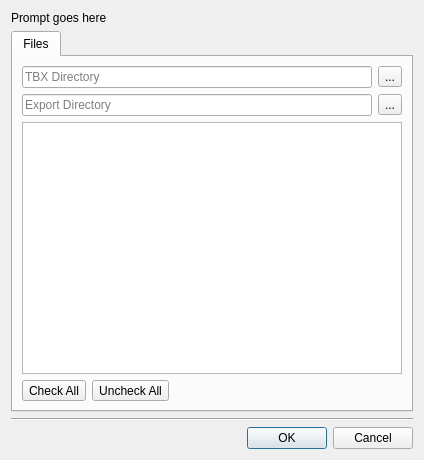
<?xml version="1.0" encoding="UTF-8"?>
<ui version="4.0">
 <class>ExportBasementsDialog</class>
 <widget class="QDialog" name="ExportBasementsDialog">
  <property name="geometry">
   <rect>
    <x>0</x>
    <y>0</y>
    <width>402</width>
    <height>426</height>
   </rect>
  </property>
  <property name="baseSize">
   <size>
    <width>420</width>
    <height>410</height>
   </size>
  </property>
  <property name="windowTitle">
   <string>Dialog</string>
  </property>
  <layout class="QGridLayout" name="gridLayout_2">
   <item row="0" column="0">
    <widget class="QLabel" name="prompt">
     <property name="text">
      <string>Prompt goes here</string>
     </property>
    </widget>
   </item>
   <item row="1" column="0">
    <widget class="QTabWidget" name="tabWidget">
     <property name="currentIndex">
      <number>0</number>
     </property>
     <widget class="QWidget" name="tab">
      <attribute name="title">
       <string>Files</string>
      </attribute>
      <layout class="QGridLayout" name="gridLayout">
       <item row="3" column="0">
        <widget class="BuildingEditor::ExportBasementsListWidget" name="files">
         <property name="minimumSize">
          <size>
           <width>0</width>
           <height>250</height>
          </size>
         </property>
         <property name="selectionMode">
          <enum>QAbstractItemView::ExtendedSelection</enum>
         </property>
        </widget>
       </item>
       <item row="4" column="0">
        <layout class="QHBoxLayout" name="horizontalLayout">
         <item>
          <widget class="QToolButton" name="checkAll">
           <property name="text">
            <string>Check All</string>
           </property>
          </widget>
         </item>
         <item>
          <widget class="QToolButton" name="uncheckAll">
           <property name="text">
            <string>Uncheck All</string>
           </property>
          </widget>
         </item>
         <item>
          <spacer name="horizontalSpacer">
           <property name="orientation">
            <enum>Qt::Horizontal</enum>
           </property>
           <property name="sizeHint" stdset="0">
            <size>
             <width>40</width>
             <height>20</height>
            </size>
           </property>
          </spacer>
         </item>
        </layout>
       </item>
       <item row="1" column="0">
        <layout class="QHBoxLayout" name="pathLayout">
         <item>
          <widget class="QLineEdit" name="tbxPath">
           <property name="minimumSize">
            <size>
             <width>350</width>
             <height>0</height>
            </size>
           </property>
           <property name="readOnly">
            <bool>true</bool>
           </property>
           <property name="placeholderText">
            <string>TBX Directory</string>
           </property>
          </widget>
         </item>
         <item>
          <widget class="QToolButton" name="browseTBXDir">
           <property name="text">
            <string>...</string>
           </property>
          </widget>
         </item>
        </layout>
       </item>
       <item row="2" column="0">
        <layout class="QHBoxLayout" name="pathLayout_2">
         <item>
          <widget class="QLineEdit" name="exportPath">
           <property name="readOnly">
            <bool>true</bool>
           </property>
           <property name="placeholderText">
            <string>Export Directory</string>
           </property>
          </widget>
         </item>
         <item>
          <widget class="QToolButton" name="browseExportDir">
           <property name="text">
            <string>...</string>
           </property>
          </widget>
         </item>
        </layout>
       </item>
      </layout>
     </widget>
    </widget>
   </item>
   <item row="2" column="0">
    <widget class="Line" name="line">
     <property name="orientation">
      <enum>Qt::Horizontal</enum>
     </property>
    </widget>
   </item>
   <item row="3" column="0">
    <widget class="QDialogButtonBox" name="buttonBox">
     <property name="orientation">
      <enum>Qt::Horizontal</enum>
     </property>
     <property name="standardButtons">
      <set>QDialogButtonBox::Cancel|QDialogButtonBox::Ok</set>
     </property>
    </widget>
   </item>
  </layout>
 </widget>
 <customwidgets>
  <customwidget>
   <class>BuildingEditor::ExportBasementsListWidget</class>
   <extends>QListWidget</extends>
   <header>BuildingEditor/exportbasementsdialog.h</header>
  </customwidget>
 </customwidgets>
 <resources/>
 <connections>
  <connection>
   <sender>buttonBox</sender>
   <signal>accepted()</signal>
   <receiver>ExportBasementsDialog</receiver>
   <slot>accept()</slot>
   <hints>
    <hint type="sourcelabel">
     <x>170</x>
     <y>407</y>
    </hint>
    <hint type="destinationlabel">
     <x>213</x>
     <y>3</y>
    </hint>
   </hints>
  </connection>
  <connection>
   <sender>buttonBox</sender>
   <signal>clicked(QAbstractButton*)</signal>
   <receiver>ExportBasementsDialog</receiver>
   <slot>reject()</slot>
   <hints>
    <hint type="sourcelabel">
     <x>258</x>
     <y>411</y>
    </hint>
    <hint type="destinationlabel">
     <x>290</x>
     <y>3</y>
    </hint>
   </hints>
  </connection>
 </connections>
</ui>
